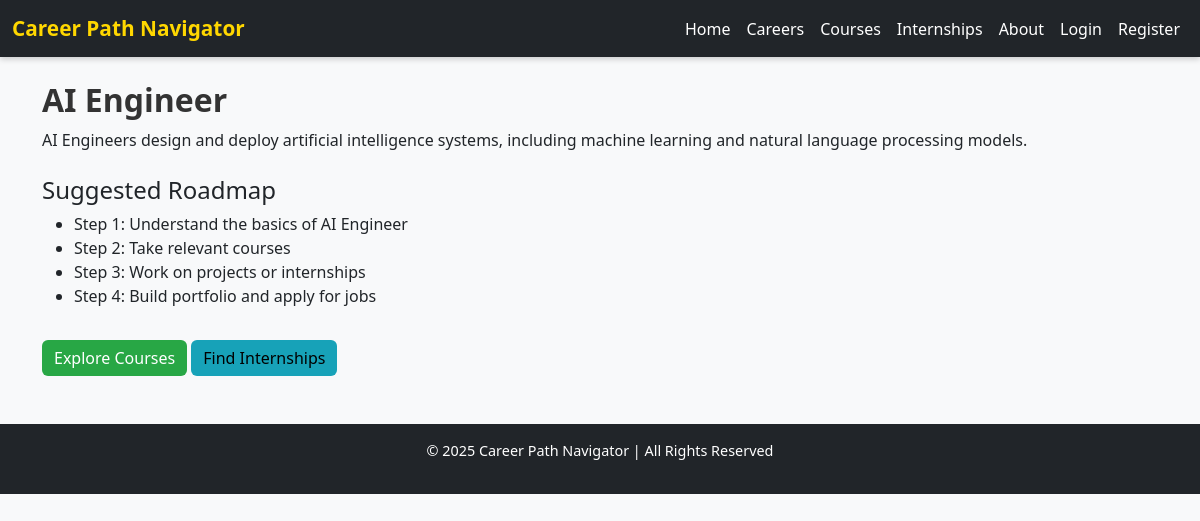
/roadmap/3, run on the app's committed database.
### app.py (models this page shows)
class Career(db.Model):
    id = db.Column(db.Integer, primary_key=True)
    title = db.Column(db.String(150), nullable=False)
    description = db.Column(db.Text, nullable=False)

### app.py (the view)
@app.route('/roadmap/<int:career_id>')
def roadmap(career_id):
    career = Career.query.get_or_404(career_id)
    return render_template('roadmap.html', career=career)

### templates/roadmap.html
{% extends 'base.html' %}
{% block content %}
<h2>{{ career.title }}</h2>
<p>{{ career.description }}</p>
<div class="mt-4">
    <h4>Suggested Roadmap</h4>
    <ul>
        <li>Step 1: Understand the basics of {{ career.title }}</li>
        <li>Step 2: Take relevant courses</li>
        <li>Step 3: Work on projects or internships</li>
        <li>Step 4: Build portfolio and apply for jobs</li>
    </ul>
</div>
<a href="{{ url_for('courses') }}" class="btn btn-success mt-3">Explore Courses</a>
<a href="{{ url_for('internships') }}" class="btn btn-info mt-3">Find Internships</a>
{% endblock %}

### templates/static/css/style.css (style rules this page uses)
body { font-family: "Segoe UI", Tahoma, Geneva, Verdana, sans-serif; background: #f8f9fa; margin: 0; padding: 0; }
.container h1, .container h2, .container h3 { color: #333; font-weight: 600; }
.btn-success { background-color: #28a745; border: none; }
.btn-info { background-color: #17a2b8; border: none; }

### data on the page
Career: title "AI Engineer", description "AI Engineers design and deploy artificial intelligence systems, including machine learning and natural language processing models."
